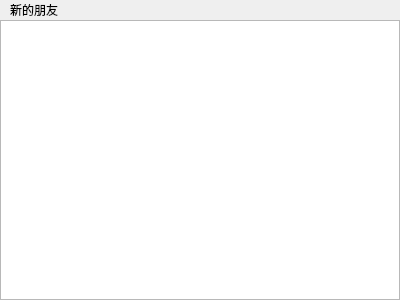
<?xml version="1.0" encoding="UTF-8"?>
<ui version="4.0">
 <class>ApplyFriendPage</class>
 <widget class="QWidget" name="ApplyFriendPage">
  <property name="geometry">
   <rect>
    <x>0</x>
    <y>0</y>
    <width>400</width>
    <height>300</height>
   </rect>
  </property>
  <property name="windowTitle">
   <string>Form</string>
  </property>
  <layout class="QVBoxLayout" name="verticalLayout">
   <property name="spacing">
    <number>0</number>
   </property>
   <property name="leftMargin">
    <number>0</number>
   </property>
   <property name="topMargin">
    <number>0</number>
   </property>
   <property name="rightMargin">
    <number>0</number>
   </property>
   <property name="bottomMargin">
    <number>0</number>
   </property>
   <item>
    <widget class="QWidget" name="widget" native="true">
     <layout class="QHBoxLayout" name="horizontalLayout">
      <property name="spacing">
       <number>0</number>
      </property>
      <property name="leftMargin">
       <number>10</number>
      </property>
      <property name="topMargin">
       <number>0</number>
      </property>
      <property name="rightMargin">
       <number>0</number>
      </property>
      <property name="bottomMargin">
       <number>0</number>
      </property>
      <item>
       <widget class="QLabel" name="friendApplyLab">
        <property name="maximumSize">
         <size>
          <width>16777215</width>
          <height>45</height>
         </size>
        </property>
        <property name="text">
         <string>新的朋友</string>
        </property>
       </widget>
      </item>
      <item>
       <spacer name="horizontalSpacer">
        <property name="orientation">
         <enum>Qt::Horizontal</enum>
        </property>
        <property name="sizeHint" stdset="0">
         <size>
          <width>349</width>
          <height>20</height>
         </size>
        </property>
       </spacer>
      </item>
     </layout>
    </widget>
   </item>
   <item>
    <widget class="QWidget" name="widget_2" native="true">
     <layout class="QVBoxLayout" name="verticalLayout_2">
      <property name="spacing">
       <number>0</number>
      </property>
      <property name="leftMargin">
       <number>0</number>
      </property>
      <property name="topMargin">
       <number>0</number>
      </property>
      <property name="rightMargin">
       <number>0</number>
      </property>
      <property name="bottomMargin">
       <number>0</number>
      </property>
      <item>
       <widget class="ApplyFriendList" name="applyFriendList"/>
      </item>
     </layout>
    </widget>
   </item>
  </layout>
 </widget>
 <customwidgets>
  <customwidget>
   <class>ApplyFriendList</class>
   <extends>QListWidget</extends>
   <header location="global">applyfriendlist.h</header>
  </customwidget>
 </customwidgets>
 <resources/>
 <connections/>
</ui>
